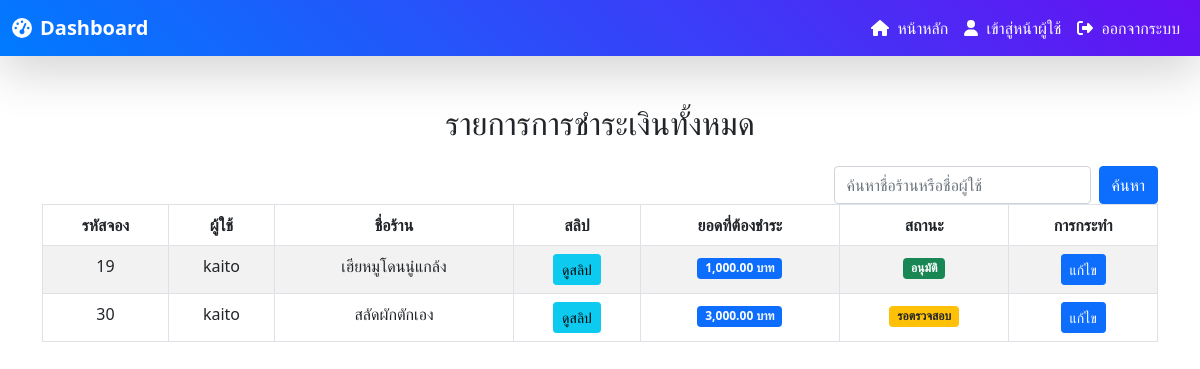
The page /Admin/check_payments.php (signed in) on the database its author committed.
### tables this page shows
CREATE TABLE `payments` (
  `id` int(11) NOT NULL,
  `booking_id` int(11) NOT NULL,
  `user_id` int(11) NOT NULL,
  `payment_slip` varchar(255) NOT NULL,
  `status` enum('pending','approved','rejected') DEFAULT 'pending',
  `created_at` timestamp NOT NULL DEFAULT current_timestamp(),
  `updated_at` timestamp NOT NULL DEFAULT current_timestamp() ON UPDATE current_timestamp()
);

CREATE TABLE `users` (
  `id` int(11) NOT NULL,
  `username` varchar(255) NOT NULL,
  `password` varchar(255) NOT NULL,
  `email` varchar(255) NOT NULL,
  `phone` varchar(20) NOT NULL,
  `profile_pic` varchar(255) DEFAULT NULL,
  `created_at` timestamp NOT NULL DEFAULT current_timestamp(),
  `role` varchar(20) NOT NULL DEFAULT 'user'
);

CREATE TABLE `bookings` (
  `id` int(11) NOT NULL,
  `zone_number_id` int(11) DEFAULT NULL,
  `user_id` int(11) DEFAULT NULL,
  `name` varchar(255) NOT NULL,
  `shop_name` varchar(255) DEFAULT NULL,
  `phone_number` varchar(20) NOT NULL,
  `booking_date` datetime NOT NULL,
  `created_at` timestamp NOT NULL DEFAULT current_timestamp(),
  `updated_at` timestamp NOT NULL DEFAULT current_timestamp() ON UPDATE current_timestamp()
);

CREATE TABLE `zone_number` (
  `id` int(10) NOT NULL,
  `number` varchar(20) NOT NULL,
  `zone` int(10) NOT NULL,
  `status` int(2) NOT NULL COMMENT '0=ว่าง 1=จองแล้ว',
  `price` decimal(10,2) NOT NULL DEFAULT 0.00,
  `image` varchar(255) DEFAULT NULL
);

### Admin/check_payments.php (the view, shortened to what this page needs)
<?php
include 'db_connect.php';
$search = isset($_GET['search']) ? $_GET['search'] : '';
$sql = "SELECT p.id, p.booking_id, u.username, p.payment_slip, p.status, b.name, b.shop_name, z.price
        FROM payments p
        JOIN users u ON p.user_id = u.id
        JOIN bookings b ON p.booking_id = b.id
        JOIN zone_number z ON b.zone_number_id = z.id
        WHERE b.shop_name LIKE '%$search%' OR u.username LIKE '%$search%'";
$result = mysqli_query($conn, $sql);
?>
<!DOCTYPE html>
<html lang="th">
<head>
    <link href="https://cdn.jsdelivr.net/npm/bootstrap@5.0.2/dist/css/bootstrap.min.css" rel="stylesheet">
</head>
<body>
    <?php include('navbar.php'); ?>
    <div class="container mt-5">
        <h2 class="mb-4 text-center">รายการการชำระเงินทั้งหมด</h2>
        <div class="d-flex justify-content-between align-items-center">
            <form method="GET" class="d-flex">
                <input type="text" name="search" class="form-control me-2" placeholder="ค้นหาชื่อร้านหรือชื่อผู้ใช้" value="<?= htmlspecialchars($search); ?>">
                <button class="btn btn-primary" type="submit">ค้นหา</button>
            </form>
        </div>
        <div class="table-responsive">
            <table class="table table-bordered table-striped text-center">
                <thead class="thead-dark">
                    <tr>
                        <th>รหัสจอง</th>
                        <th>ผู้ใช้</th>
                        <th>ชื่อร้าน</th>
                        <th>สลิป</th>
                        <th>ยอดที่ต้องชำระ</th>
                        <th>สถานะ</th>
                        <th>การกระทำ</th>
                    </tr>
                </thead>
                <tbody>
                    <?php while ($row = mysqli_fetch_assoc($result)) : ?>
                        <tr>
                            <td><?= htmlspecialchars($row['booking_id']); ?></td>
                            <td><?= htmlspecialchars($row['username']); ?></td>
                            <td><?= htmlspecialchars($row['shop_name']); ?></td>
                            <td>
                                <button type="button" class="btn btn-info btn-sm" data-bs-toggle="modal" data-bs-target="#paymentSlipModal" data-bs-payment-slip="<?= $row['payment_slip']; ?>">ดูสลิป</button>
                            </td>
                            <td>
                                <span class="badge bg-primary text-white"><?= number_format($row['price'], 2); ?> บาท</span>
                            </td>
                            <td>
                                <?php if ($row['status'] == 'pending') : ?>
                                    <span class="badge bg-warning text-dark">รอตรวจสอบ</span>
                                <?php elseif ($row['status'] == 'approved') : ?>
                                    <span class="badge bg-success text-white">อนุมัติ</span>
                                <?php else : ?>
                                    <span class="badge bg-danger text-white">ปฏิเสธ</span>
                                <?php endif; ?>
                            </td>
                            <td>
                                <a href="edit_payment.php?id=<?= $row['id']; ?>" class="btn btn-primary btn-sm">แก้ไข</a>
                            </td>
                        </tr>
                    <?php endwhile; ?>
                </tbody>
            </table>
        </div>
    </div>
</body>
</html>

### rows shown on the page
payments: booking "19", user.username "kaito", booking.shop_name "เฮียหมูโดนนู๋แกล้ง", zone_number.price "1,000.00", status "อนุมัติ"
payments: booking "30", user.username "kaito", booking.shop_name "สลัดผักตักเอง", zone_number.price "3,000.00", status "รอตรวจสอบ"
